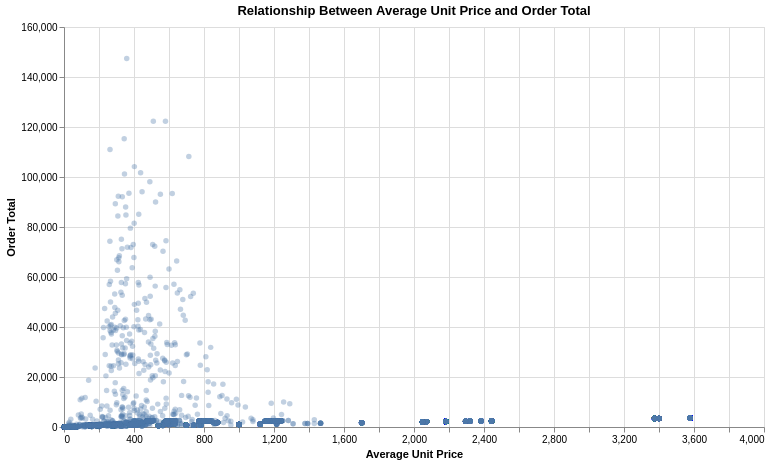

The notebook cell this image was saved under:
### Code cell
feature_2_plot_data = pd.DataFrame({
    feature_2: X_train[feature_2],
    "order_total": y_train_model
})

alt.Chart(feature_2_plot_data).mark_circle(opacity=0.35).encode(
    x=alt.X(f"{feature_2}:Q", title="Average Unit Price"),
    y=alt.Y("order_total:Q", title="Order Total"),
    tooltip=[feature_2, "order_total"]
).properties(
    title="Relationship Between Average Unit Price and Order Total",
    width=700,
    height=400
)

### Figure 1 — Vega-Lite specification as saved in the notebook (floating-point values rounded to 4 significant figures; data arrays with more than 128 entries replaced by an {"elided": "..."} marker saying what was removed)
{"config": {"view": {"continuousWidth": 300, "continuousHeight": 300}}, "data": {"name": "data-23f3d3496b498a89ef72724bd5a4a65b"}, "mark": {"type": "circle", "opacity": 0.35}, "encoding": {"tooltip": [{"field": "average_unit_price", "type": "quantitative"}, {"field": "order_total", "type": "quantitative"}], "x": {"field": "average_unit_price", "title": "Average Unit Price", "type": "quantitative"}, "y": {"field": "order_total", "title": "Order Total", "type": "quantitative"}}, "height": 400, "title": "Relationship Between Average Unit Price and Order Total", "width": 700, "$schema": "https://vega.github.io/schema/vega-lite/v5.20.1.json", "datasets": {"data-23f3d3496b498a89ef72724bd5a4a65b": {"elided": "10749 records"}}}
